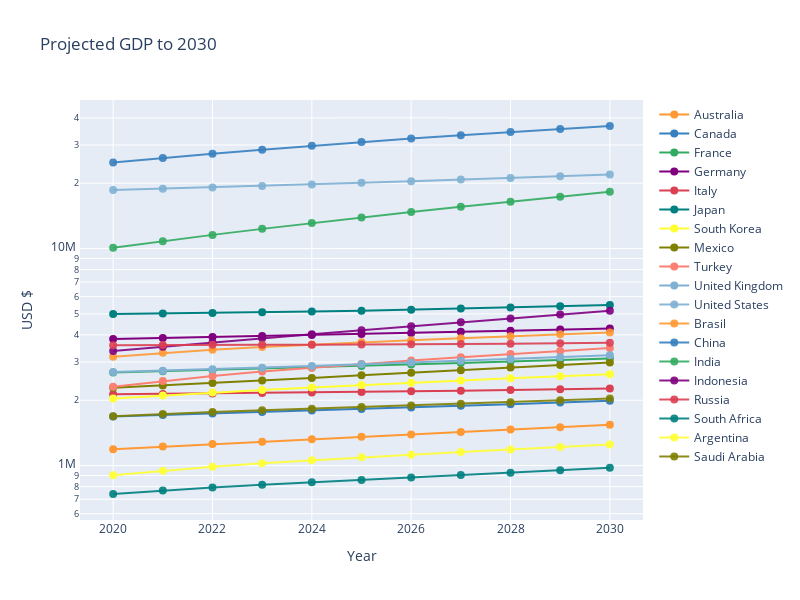

The cell this chart's notebook holds for it:
### Code cell
df = pd.read_csv('data/Table.csv',encoding='ISO-8859-1').set_index('Country').T

layout = cf.Layout(
    yaxis_type="log",
    height = 600,
    width = 800,
    yaxis = dict(
    title = 'USD $'),
    xaxis = dict(
    title = 'Year'),
    title = 'Projected GDP to 2030'
)

df.iplot(kind='scatter',mode='lines+markers',width=2,size=8,layout=layout)

### Figure 1 — Plotly figure (JSON) as saved in the notebook; plotly's stock layout.template omitted (floating-point values rounded to 4 significant figures)
{"data": [{"line": {"color": "rgba(255, 153, 51, 1.0)", "dash": "solid", "shape": "linear", "width": 2}, "marker": {"size": 8, "symbol": "circle"}, "mode": "lines+markers", "name": "Australia", "text": "", "type": "scatter", "x": ["2020", "2021", "2022", "2023", "2024", "2025", "2026", "2027", "2028", "2029", "2030"], "y": [1190221, 1223255, 1255818, 1288557, 1322018, 1356407, 1391777, 1428033, 1465238, 1503479, 1542855]}, {"line": {"color": "rgba(55, 128, 191, 1.0)", "dash": "solid", "shape": "linear", "width": 2}, "marker": {"size": 8, "symbol": "circle"}, "mode": "lines+markers", "name": "Canada", "text": "", "type": "scatter", "x": ["2020", "2021", "2022", "2023", "2024", "2025", "2026", "2027", "2028", "2029", "2030"], "y": [1684775, 1710503, 1736864, 1764255, 1792774, 1822387, 1852965, 1884677, 1917532, 1951559, 1986793]}, {"line": {"color": "rgba(50, 171, 96, 1.0)", "dash": "solid", "shape": "linear", "width": 2}, "marker": {"size": 8, "symbol": "circle"}, "mode": "lines+markers", "name": "France", "text": "", "type": "scatter", "x": ["2020", "2021", "2022", "2023", "2024", "2025", "2026", "2027", "2028", "2029", "2030"], "y": [2683031, 2719299, 2755137, 2792692, 2833075, 2876079, 2921277, 2968034, 3016091, 3065297, 3115610]}, {"line": {"color": "rgba(128, 0, 128, 1.0)", "dash": "solid", "shape": "linear", "width": 2}, "marker": {"size": 8, "symbol": "circle"}, "mode": "lines+markers", "name": "Germany", "text": "", "type": "scatter", "x": ["2020", "2021", "2022", "2023", "2024", "2025", "2026", "2027", "2028", "2029", "2030"], "y": [3831374, 3869243, 3908514, 3949638, 3992895, 4038568, 4085817, 4134207, 4183591, 4233948, 4285332]}, {"line": {"color": "rgba(219, 64, 82, 1.0)", "dash": "solid", "shape": "linear", "width": 2}, "marker": {"size": 8, "symbol": "circle"}, "mode": "lines+markers", "name": "Italy", "text": "", "type": "scatter", "x": ["2020", "2021", "2022", "2023", "2024", "2025", "2026", "2027", "2028", "2029", "2030"], "y": [2130927, 2139511, 2148040, 2157702, 2169131, 2182439, 2197323, 2213428, 2230621, 2248806, 2267916]}, {"line": {"color": "rgba(0, 128, 128, 1.0)", "dash": "solid", "shape": "linear", "width": 2}, "marker": {"size": 8, "symbol": "circle"}, "mode": "lines+markers", "name": "Japan", "text": "", "type": "scatter", "x": ["2020", "2021", "2022", "2023", "2024", "2025", "2026", "2027", "2028", "2029", "2030"], "y": [4986639, 5013914, 5044030, 5079930, 5123197, 5173302, 5229258, 5289618, 5353492, 5420081, 5488704]}, {"line": {"color": "rgba(255, 255, 51, 1.0)", "dash": "solid", "shape": "linear", "width": 2}, "marker": {"size": 8, "symbol": "circle"}, "mode": "lines+markers", "name": "South Korea", "text": "", "type": "scatter", "x": ["2020", "2021", "2022", "2023", "2024", "2025", "2026", "2027", "2028", "2029", "2030"], "y": [2034655, 2103608, 2169180, 2231631, 2292102, 2351626, 2410456, 2468437, 2525545, 2581711, 2636873]}, {"line": {"color": "rgba(128, 128, 0, 1.0)", "dash": "solid", "shape": "linear", "width": 2}, "marker": {"size": 8, "symbol": "circle"}, "mode": "lines+markers", "name": "Mexico", "text": "", "type": "scatter", "x": ["2020", "2021", "2022", "2023", "2024", "2025", "2026", "2027", "2028", "2029", "2030"], "y": [2285064, 2341103, 2402369, 2467553, 2535242, 2605236, 2677368, 2751689, 2828157, 2906746, 2987437]}, {"line": {"color": "rgba(251, 128, 114, 1.0)", "dash": "solid", "shape": "linear", "width": 2}, "marker": {"size": 8, "symbol": "circle"}, "mode": "lines+markers", "name": "Turkey", "text": "", "type": "scatter", "x": ["2020", "2021", "2022", "2023", "2024", "2025", "2026", "2027", "2028", "2029", "2030"], "y": [2308404, 2453322, 2587412, 2710000, 2824908, 2936290, 3045759, 3154511, 3263320, 3372632, 3482651]}, {"line": {"color": "rgba(128, 177, 211, 1.0)", "dash": "solid", "shape": "linear", "width": 2}, "marker": {"size": 8, "symbol": "circle"}, "mode": "lines+markers", "name": "United Kingdom", "text": "", "type": "scatter", "x": ["2020", "2021", "2022", "2023", "2024", "2025", "2026", "2027", "2028", "2029", "2030"], "y": [2695542, 2735685, 2779523, 2826267, 2875475, 2927095, 2981182, 3037909, 3097358, 3159447, 3223973]}, {"line": {"color": "rgba(128, 177, 211, 0.8999999999999999)", "dash": "solid", "shape": "linear", "width": 2}, "marker": {"size": 8, "symbol": "circle"}, "mode": "lines+markers", "name": "United States", "text": "", "type": "scatter", "x": ["2020", "2021", "2022", "2023", "2024", "2025", "2026", "2027", "2028", "2029", "2030"], "y": [18587190, 18849540, 19124900, 19422190, 19740540, 20075600, 20424180, 20784020, 21153450, 21531180, 21916430]}, {"line": {"color": "rgba(255, 153, 51, 0.8999999999999999)", "dash": "solid", "shape": "linear", "width": 2}, "marker": {"size": 8, "symbol": "circle"}, "mode": "lines+markers", "name": "Brasil", "text": "", "type": "scatter", "x": ["2020", "2021", "2022", "2023", "2024", "2025", "2026", "2027", "2028", "2029", "2030"], "y": [3172702, 3306067, 3421463, 3521882, 3612608, 3698197, 3781108, 3862623, 3943587, 4024473, 4105555]}, {"line": {"color": "rgba(55, 128, 191, 0.8999999999999999)", "dash": "solid", "shape": "linear", "width": 2}, "marker": {"size": 8, "symbol": "circle"}, "mode": "lines+markers", "name": "China", "text": "", "type": "scatter", "x": ["2020", "2021", "2022", "2023", "2024", "2025", "2026", "2027", "2028", "2029", "2030"], "y": [24896400, 26133560, 27347400, 28546210, 29737510, 30924390, 32102730, 33270140, 34425170, 35566660, 36693390]}, {"line": {"color": "rgba(50, 171, 96, 0.8999999999999999)", "dash": "solid", "shape": "linear", "width": 2}, "marker": {"size": 8, "symbol": "circle"}, "mode": "lines+markers", "name": "India", "text": "", "type": "scatter", "x": ["2020", "2021", "2022", "2023", "2024", "2025", "2026", "2027", "2028", "2029", "2030"], "y": [10074210, 10810090, 11558350, 12319860, 13098490, 13897900, 14719120, 15563830, 16432660, 17325930, 18243690]}, {"line": {"color": "rgba(128, 0, 128, 0.8999999999999999)", "dash": "solid", "shape": "linear", "width": 2}, "marker": {"size": 8, "symbol": "circle"}, "mode": "lines+markers", "name": "Indonesia", "text": "", "type": "scatter", "x": ["2020", "2021", "2022", "2023", "2024", "2025", "2026", "2027", "2028", "2029", "2030"], "y": [3369484, 3529872, 3692687, 3858863, 4029423, 4205102, 4386041, 4572193, 4763718, 4960712, 5163064]}, {"line": {"color": "rgba(219, 64, 82, 0.8999999999999999)", "dash": "solid", "shape": "linear", "width": 2}, "marker": {"size": 8, "symbol": "circle"}, "mode": "lines+markers", "name": "Russia", "text": "", "type": "scatter", "x": ["2020", "2021", "2022", "2023", "2024", "2025", "2026", "2027", "2028", "2029", "2030"], "y": [3582791, 3595881, 3600247, 3601444, 3603991, 3609290, 3617527, 3629144, 3644320, 3663035, 3685111]}, {"line": {"color": "rgba(0, 128, 128, 0.8999999999999999)", "dash": "solid", "shape": "linear", "width": 2}, "marker": {"size": 8, "symbol": "circle"}, "mode": "lines+markers", "name": "South Africa", "text": "", "type": "scatter", "x": ["2020", "2021", "2022", "2023", "2024", "2025", "2026", "2027", "2028", "2029", "2030"], "y": [739600.0, 767194, 792142, 815000.0, 837000.0, 858900.0, 881100.0, 903900.0, 927500.0, 951900.0, 977400.0]}, {"line": {"color": "rgba(255, 255, 51, 0.8999999999999999)", "dash": "solid", "shape": "linear", "width": 2}, "marker": {"size": 8, "symbol": "circle"}, "mode": "lines+markers", "name": "Argentina", "text": "", "type": "scatter", "x": ["2020", "2021", "2022", "2023", "2024", "2025", "2026", "2027", "2028", "2029", "2030"], "y": [902400.0, 946524, 987153, 1024183, 1058515, 1091179, 1122919, 1154323, 1185764, 1217496, 1249683]}, {"line": {"color": "rgba(128, 128, 0, 0.8999999999999999)", "dash": "solid", "shape": "linear", "width": 2}, "marker": {"size": 8, "symbol": "circle"}, "mode": "lines+markers", "name": "Saudi Arabia", "text": "", "type": "scatter", "x": ["2020", "2021", "2022", "2023", "2024", "2025", "2026", "2027", "2028", "2029", "2030"], "y": [1686648, 1730028, 1767250, 1799192, 1829051, 1859603, 1891361, 1924746, 1960026, 1997268, 2036354]}], "layout": {"height": 600, "title": {"text": "Projected GDP to 2030"}, "width": 800, "xaxis": {"autorange": true, "range": [2019.0, 2031.0], "title": {"text": "Year"}, "type": "linear"}, "yaxis": {"autorange": true, "range": [5.749, 7.684], "title": {"text": "USD $"}, "type": "log"}}}
